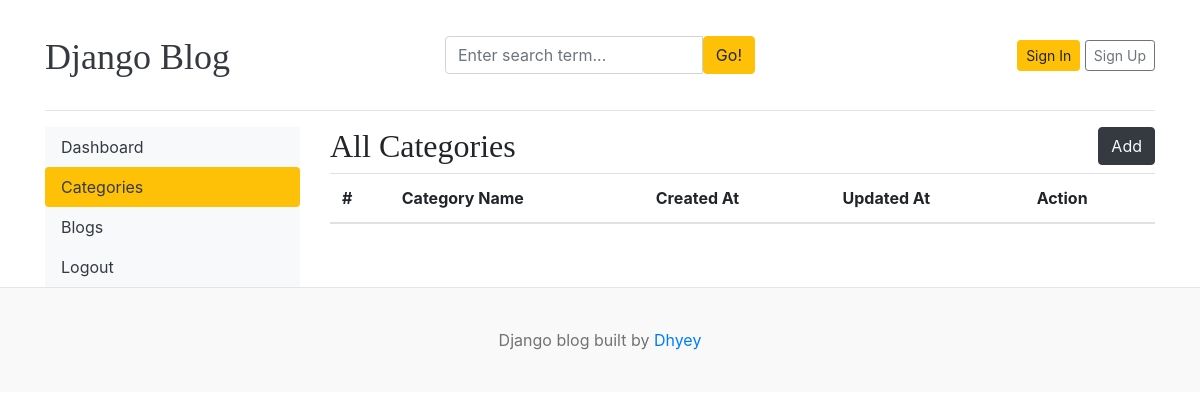
Before: /dashboard/categories/ with the older database file.
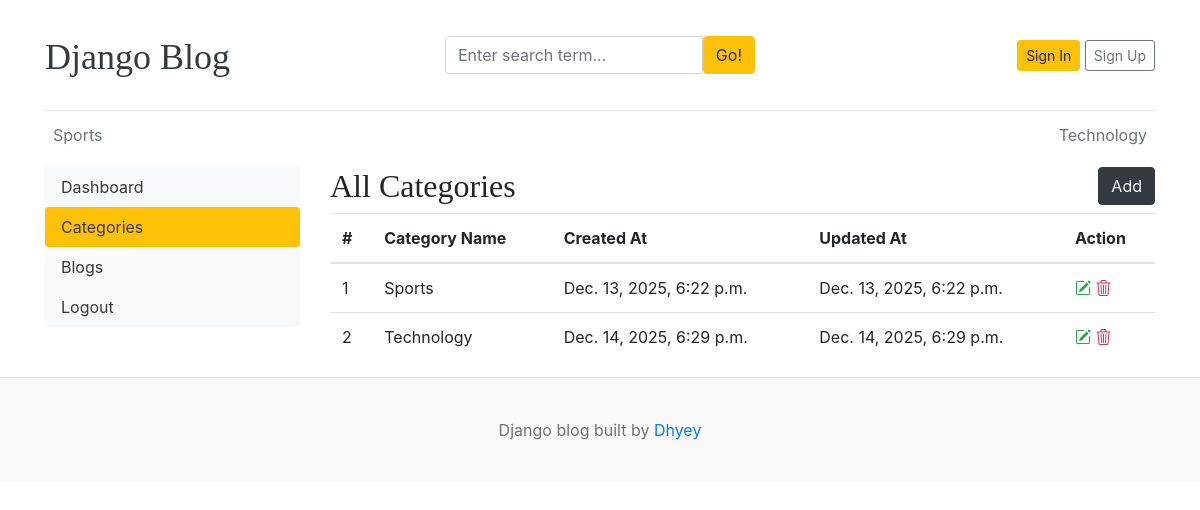
After: the same page with the newer database file.
### blogs/models.py (models this page shows, shortened)
class Category(models.Model):
    category_name=models.CharField(max_length=50,unique=True)
    created_at=models.DateTimeField(auto_now_add=True)
    updated_at=models.DateTimeField(auto_now=True)
    class Meta:
        verbose_name_plural='categories'

### dashboards/views.py (the view)
# urls.py: path('categories/',views.categories,name='categories'),
def categories(request):
    categories=Category.objects.all()
    data={
        'categories':categories
    }
    return render(request,'dashboard/categories.html',data)

### blogs/context_processors.py (called while the page is built)
def get_categories(request):
    categories=Category.objects.all()
    return dict(categories=categories)

def get_social_links(request):
    social_links=SocialLink.objects.all()
    return dict(social_links=social_links)

### templates/dashboard/categories.html (shortened to what this page needs)
{% extends "base.html" %}
{% block content %}
<div class="row">
  {% include "dashboard/sidebar.html" %}
  <div class="col-md-9">
    <div class="d-flex justify-content-between">
    <h2>All Categories</h2>
    <a href="{% url "add_category" %}" class="btn btn-dark text-light float-right mb-2">Add</a>
    </div>
        <table class="table table-hover">
  <thead>
    <tr>
      <th>#</th>
      <th>Category Name</th>
      <th>Created At</th>
      <th>Updated At</th>
      <th>Action</th>
    </tr>
  </thead>
  <tbody>
    {% for category in categories %}
    <tr>
      <td>{{forloop.counter}}</td>
      <td>{{category.category_name}}</td>
      <td>{{category.created_at}}</td>
      <td>{{category.updated_at}}</td>
      <td>
        <div class="me-3">
        <a class="text-dark" href='{% url "edit_category" category.id %}'>
            <i class="bi bi-pencil-square text-success"></i>
        </a>
        <a class="text-dark" href="{% url "delete_category" category.id %}">
            <i class="bi bi-trash3 text-danger"></i>
        </a>
        </div>
      </td>
    </tr>
    {% endfor %}
  </tbody>
</table>
    </div>
  </div>
</div>
{% endblock  %}

### templates/header.html (shortened to what this page needs)
{% load static %}
<!DOCTYPE html>
<html lang="en">
  <head>
    <link
      href="https://getbootstrap.com/docs/4.0/dist/css/bootstrap.min.css"
      rel="stylesheet"
    />
    <link
    rel="stylesheet"
    href="https://cdn.jsdelivr.net/npm/bootstrap-icons@1.11.3/font/bootstrap-icons.css"
    />
    <link href="{% static 'css/blog.css' %}" rel="stylesheet" />
  </head>
  <body>
    <div class="container">
      <header class="blog-header py-3">
        <div class="row flex-nowrap justify-content-between align-items-center">
          <div class="col-4 pt-1">
            <a class="blog-header-logo text-dark" href="/">Django Blog</a>
          </div>
          <div class="col-4">
            <form action="{% url "search" %}" method="GET">
              <div class="card border-0">
                <div class="card-body">
                  <div class="input-group">
                    <input
                      class="form-control"
                      type="text"
                      placeholder="Enter search term..."
                      aria-label="Enter search term..."
                      aria-describedby="button-search"
                      name='keyword'
                      value='{{keyword}}'
                    />
                    <button
                      class="btn btn-warning"
                      type="submit"
                      id="button-search"
                      type="button"
                    >
                      Go!
                    </button>
                  </div>
                </div>
              </div>
            </form>
          </div>
          <div class="col-4 d-flex justify-content-end align-items-center">
            {% if not user.is_authenticated %}
            <a class="btn btn-sm btn-warning" href="{% url "login" %}">Sign In</a> &nbsp;
            <a class="btn btn-sm btn-outline-secondary" href="{% url "register" %}">Sign Up</a>
            {% else %}
                <span class="btn btn-warning"><a class='text-dark' href='{% url "dashboard" %}'>Dashboard</a></span>
                &emsp;
                <span class="btn btn-warning"><a class='text-dark' href='{% url "logout" %}'>Logout</a></span>
            {% endif %}
          </div>
        </div>
      </header>
      <div class="nav-scroller py-1 mb-2">
        <nav class="nav d-flex justify-content-between">
          {% for category in categories %}
          <a
            class="p-2 text-muted"
            href="{% url 'posts_by_category' category.id %}"
            >{{category.category_name}}</a
          >
          {% endfor %}
        </nav>
      </div>

Changed rows visible on the page:
added Category: category_name "Sports", created_at "Dec. 13, 2025, 6:22 p.m.", updated_at "Dec. 13, 2025, 6:22 p.m."
added Category: category_name "Technology", created_at "Dec. 14, 2025, 6:29 p.m.", updated_at "Dec. 14, 2025, 6:29 p.m."
